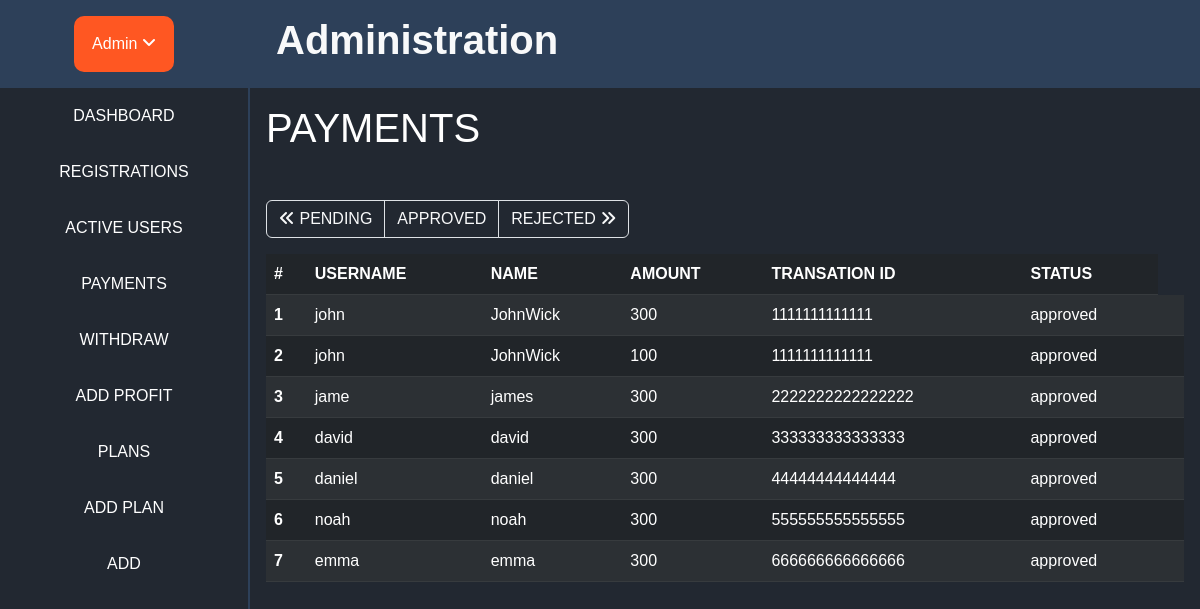
/moderator/payments/approved (signed in), run on the app's committed database.
### home/models.py (models this page shows)
class Payment(models.Model):
    user = models.ForeignKey(User, on_delete=models.CASCADE)
    transaction_name = models.CharField(max_length=100)
    transaction_id = models.CharField(max_length=100)
    transaction_amount = models.CharField(max_length=100)
    transaction_status = models.CharField(max_length=100)

### home/views.py (the view, shortened to what this page needs)
# urls.py: path('moderator/payments/<str:action>', login_required(views.ModPayments_view.as_view()), name='mod_payments'),
class ModPayments_view(View):
    def get(self,request, **kwargs):
        action = kwargs["action"]
        context = {
            "payments": models.Payment.objects.filter(transaction_status=action),
            "action": action,
        }
        return render(request, "mod/payments.html", context=context)

### templates/mod/payments.html (shortened to what this page needs)
{% extends 'mod/admbase.html' %}
{% block content%}
<div>
<h1> PAYMENTS </h1>
<br>
<nav>
  <ul class="pagination">
    <li class="page-item"><a class="page-link text-light"  style="background-color: #222831;" href="{% url 'mod_payments' action='pending' %}"><i class="fa-solid fa-angles-left"></i> PENDING</a></li>
    <li class="page-item"><a class="page-link text-light"  style="background-color: #222831;" href="{% url 'mod_payments' action='approved' %}"> APPROVED</a></li>
    <li class="page-item"><a class="page-link text-light"  style="background-color: #222831;" href="{% url 'mod_payments' action='rejected' %}"> REJECTED  <i class="fa-solid fa-angles-right"></i></a></li>
  </ul>
</nav>
<div style="overflow-y: scroll;">
<table class="table table-dark table-striped">
  <thead>
      <tr>
        <th scope="col">#</th>
        <th scope="col">USERNAME</th>
        <th scope="col">NAME</th>
        <th scope="col">AMOUNT</th>
        <th scope="col">TRANSATION ID</th>
        <th scope="col">STATUS</th>
      </tr>
    </thead>
    <tbody>
      {% for payment in payments %}
      <tr>
        <th scope="row">{{ forloop.counter }}</th>
        <td>{{ payment.user.username }}</td>
        <td>{{ payment.transaction_name }}</td>
        <td>{{ payment.transaction_amount }}</td>
        <td>{{ payment.transaction_id }}</td>
        <td>{{ payment.transaction_status }}</td>
        <td>
        </td>
      </tr>
      {% endfor %}
    </tbody>
  </table>
</div>
{% endblock %}

### static/css/styles.css (style rules this page uses)
body { margin: 0; padding: 0; font-family: Arial, sans-serif; }

### data on the page
Payment: user.username "john", transaction_name "JohnWick", transaction_amount "300", transaction_id "1111111111111", transaction_status "approved"
Payment: user.username "john", transaction_name "JohnWick", transaction_amount "100", transaction_id "1111111111111", transaction_status "approved"
Payment: user.username "jame", transaction_name "james", transaction_amount "300", transaction_id "2222222222222222", transaction_status "approved"
Payment: user.username "david", transaction_name "david", transaction_amount "300", transaction_id "333333333333333", transaction_status "approved"
Payment: user.username "daniel", transaction_name "daniel", transaction_amount "300", transaction_id "44444444444444", transaction_status "approved"
Payment: user.username "noah", transaction_name "noah", transaction_amount "300", transaction_id "555555555555555", transaction_status "approved"
Payment: user.username "emma", transaction_name "emma", transaction_amount "300", transaction_id "666666666666666", transaction_status "approved"
